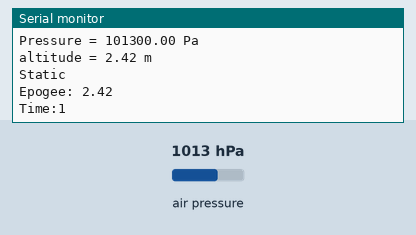
The sketch below on a simulated Arduino Uno, built with avr-gcc and run on an emulated ATmega328P. On the bench: the last lines printed to the serial monitor. Wiring (inferred from the names in the program): BMP280 pressure sensor at I2C address 0x76. The test bench sets the inputs (shaded band); at power-on: air pressure 1013 hPa.

Above: at 1.3 s.
1.4 s: air pressure set to 1025 hPa
At 3.1 s:
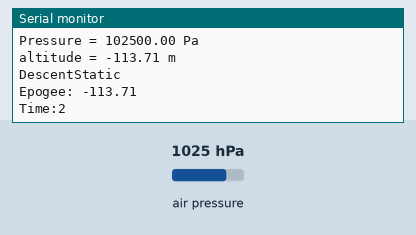
3.7 s: air pressure set to 952 hPa
At 5.1 s:
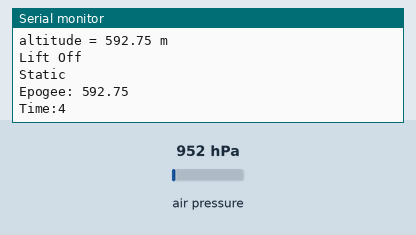
Timing chart, 0 to 6.7 s (numbered marks = the images above; inputs shaded):
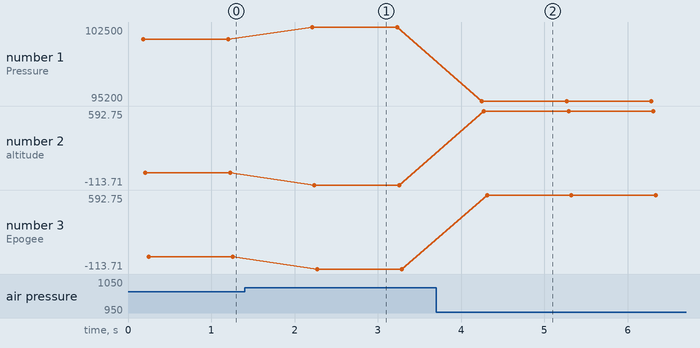

The sketch:

sketch_BMP280.ino
```cpp
#include <Wire.h>
#include <Adafruit_Sensor.h>
#include <Adafruit_BMP280.h>
#define BMP280_ADDRESS 0x76
Adafruit_BMP280 bmp;

uint16_t dig_T1;
short dig_T2;
short dig_T3;
uint16_t dig_P1;
short  dig_P2;
short  dig_P3;
short  dig_P4;
short  dig_P5;
short  dig_P6;
short  dig_P7;
short  dig_P8;
short  dig_P9;
double alt;

#define CALIB_DIG_P1_REG 0x8E


void setup() {
  Serial.begin(9600);
 if (!bmp.begin()) {
     Serial.println(F("Could not find a valid BMP280 sensor, check wiring!"));
     while (1);
   }
  Wire.begin();

  uint8_t buffer[24];

  // Read calibration coefficients from non-volatile memory
  Wire.beginTransmission(BMP280_ADDRESS);
  Wire.write(0x88);
  Wire.endTransmission(false);
  Wire.requestFrom(BMP280_ADDRESS, 24);
  for (int i = 0; i < 24; i++) {
    buffer[i] = Wire.read();
  }


  // Parse calibration coefficients
  dig_T1 = buffer[1] << 8 | buffer[0];
  dig_T2 = buffer[3] << 8 | buffer[2];
  dig_T3 = buffer[5] << 8 | buffer[4];
  dig_P1 = buffer[7] << 8 | buffer[6];
  dig_P2 = buffer[9] << 8 | buffer[8];
  dig_P3 = buffer[11] << 8 | buffer[10];
  dig_P4 = buffer[13] << 8 | buffer[12];
  dig_P5 = buffer[15] << 8 | buffer[14];
  dig_P6 = buffer[17] << 8 | buffer[16];
  dig_P7 = buffer[19] << 8 | buffer[18];
  dig_P8 = buffer[21] << 8 | buffer[20];
  dig_P9 = buffer[23] << 8 | buffer[22];

  // Print calibration coefficients to serial monitor
  Serial.print("dig_T1: ");
  Serial.println(dig_T1);

  Serial.print("dig_T2: ");
  Serial.println(dig_T2);

  Serial.print("dig_T3: ");
  Serial.println(dig_T3);

  Serial.print("dig_P1: ");
  Serial.println(dig_P1);

  Serial.print("dig_P2: ");
  Serial.println(dig_P2);

  Serial.print("dig_P3: ");
  Serial.println(dig_P3);

  Serial.print("dig_P4: ");
  Serial.println(dig_P4);

  Serial.print("dig_P5: ");
  Serial.println(dig_P5);

  Serial.print("dig_P6: ");
  Serial.println(dig_P6);

  Serial.print("dig_P7: ");
  Serial.println(dig_P7);

  Serial.print("dig_P8: ");
  Serial.println(dig_P8);

  Serial.print("dig_P9: ");
  Serial.println(dig_P9);


}

void Epogee(double newAlt)
{
    if(newAlt>alt)
    {
        Serial.print("Epogee: ");
        Serial.println(newAlt);
        alt=newAlt;
    }
    else {
      Serial.print("Epogee: ");
      Serial.println(alt);
    }
}

void Liftoff(double newAlt, double newPress)
{
    if(newAlt>alt)
    {
      double diff=newAlt-alt;
      if(diff>-1 && diff<1)
      {
         goto stat;
      }
      Serial.println("Lift Off");
      alt=newAlt;
    }
    else if(newAlt<alt)
    {
      double diff=newAlt-alt;
      if(diff>-1 && diff<1)
      {
         goto stat;
      }
        Serial.print("Descent");
        alt=newAlt;
    }
    else {
      goto stat;
    }
    stat:
      Serial.print("Static\n");
}


void loop() {

  Serial.print(F("Pressure = "));
  Serial.print(bmp.readPressure());
  Serial.println(" Pa");
  Serial.print(F("altitude = "));
  float press=bmp.readPressure();
  float alt=(101325-press)/10.333187;
  Serial.print(alt);
  Serial.println(" m");
  Liftoff(alt,press);
  Epogee(alt);
  Serial.print("Time:");
  Serial.println(millis()/1000);
  delay(1000);
}
```

Measured:
- after the input at 1.4 s, the serial monitor: prints a new line after 0.81 s (image 1)
- after the input at 3.7 s, the serial monitor: prints a new line after 0.55 s (image 2)
- plotted number 1: 101300 → 102500 after the input at 1.4 s, 102500 → 95200 after the input at 3.7 s
- plotted number 2: 2.42 → -113.71 after the input at 1.4 s, -113.71 → 592.75 after the input at 3.7 s
- plotted number 3: 2.42 → -113.71 after the input at 1.4 s, -113.71 → 592.75 after the input at 3.7 s
